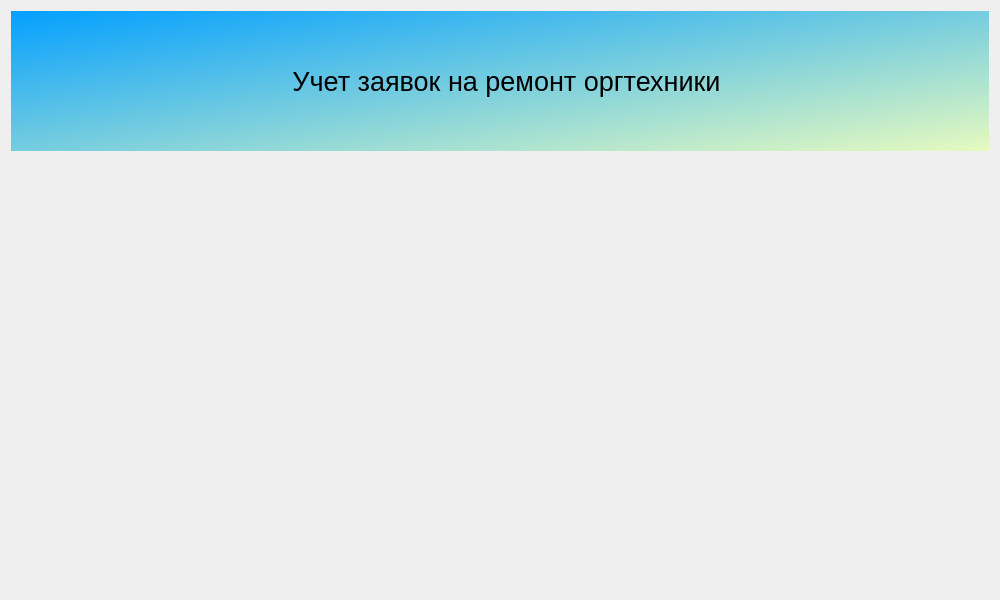
<?xml version="1.0" encoding="UTF-8"?>
<ui version="4.0">
 <class>Dialog</class>
 <widget class="QDialog" name="Dialog">
  <property name="geometry">
   <rect>
    <x>0</x>
    <y>0</y>
    <width>1000</width>
    <height>600</height>
   </rect>
  </property>
  <property name="minimumSize">
   <size>
    <width>1000</width>
    <height>600</height>
   </size>
  </property>
  <property name="windowTitle">
   <string>Dialog</string>
  </property>
  <layout class="QVBoxLayout" name="verticalLayout">
   <item>
    <widget class="QWidget" name="widget" native="true">
     <property name="layoutDirection">
      <enum>Qt::LeftToRight</enum>
     </property>
     <property name="styleSheet">
      <string notr="true">QWidget#widget {
background-color: qlineargradient(spread:pad, x1:0, y1:0, x2:1, y2:1, stop:0 rgba(4, 160, 255, 255), stop:1 rgba(231, 250, 191, 255));
}</string>
     </property>
     <layout class="QVBoxLayout" name="verticalLayout_2">
      <item>
       <layout class="QFormLayout" name="formLayout">
        <property name="fieldGrowthPolicy">
         <enum>QFormLayout::AllNonFixedFieldsGrow</enum>
        </property>
        <property name="rowWrapPolicy">
         <enum>QFormLayout::DontWrapRows</enum>
        </property>
        <property name="labelAlignment">
         <set>Qt::AlignRight|Qt::AlignTrailing|Qt::AlignVCenter</set>
        </property>
        <property name="formAlignment">
         <set>Qt::AlignLeading|Qt::AlignLeft|Qt::AlignVCenter</set>
        </property>
        <property name="horizontalSpacing">
         <number>6</number>
        </property>
        <property name="verticalSpacing">
         <number>6</number>
        </property>
        <item row="0" column="0">
         <widget class="QLabel" name="label_2">
          <property name="text">
           <string/>
          </property>
          <property name="pixmap">
           <pixmap>UchetZayavok/logo.png</pixmap>
          </property>
          <property name="scaledContents">
           <bool>true</bool>
          </property>
         </widget>
        </item>
        <item row="0" column="1">
         <widget class="QLabel" name="label">
          <property name="font">
           <font>
            <pointsize>20</pointsize>
           </font>
          </property>
          <property name="text">
           <string>Учет заявок на ремонт оргтехники</string>
          </property>
          <property name="alignment">
           <set>Qt::AlignCenter</set>
          </property>
         </widget>
        </item>
       </layout>
      </item>
     </layout>
    </widget>
   </item>
   <item>
    <widget class="QWidget" name="widget_3" native="true"/>
   </item>
   <item>
    <widget class="QWidget" name="widget_4" native="true"/>
   </item>
   <item>
    <widget class="QWidget" name="widget_2" native="true"/>
   </item>
  </layout>
 </widget>
 <resources/>
 <connections/>
</ui>
